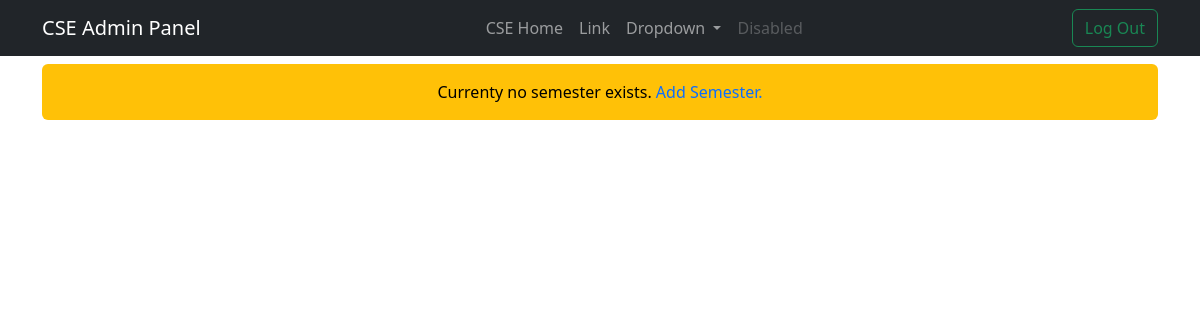
The page /dept/admin/CSE/semesters/ on the database as committed earlier.
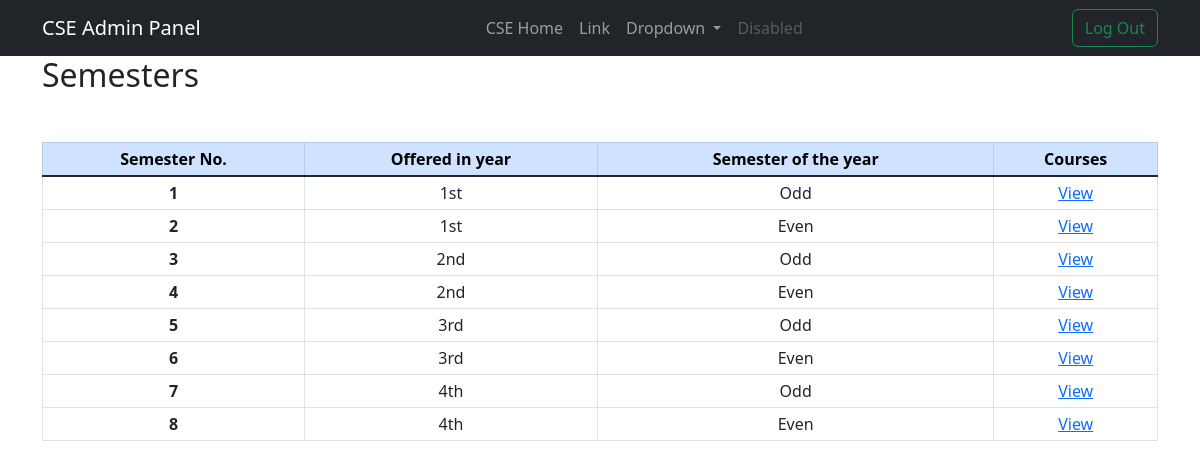
The same page on the database as committed later.
### departments/models.py (models this page shows, shortened)
class Department(models.Model):
    dept_id = models.CharField(max_length=4, unique=True)
    dept_code = models.CharField(max_length=5, unique=True, null=True, blank=True)
    dept_name = models.CharField(max_length=50)
    head = models.OneToOneField(
        "teachers.Teacher",
        on_delete=models.SET_NULL,
        null=True,
        blank=True,
        related_name="dept_head",
    )
    user = models.OneToOneField(
        User, on_delete=models.CASCADE, null=True, blank=True, related_name="dept"
    )

class Semester(models.Model):
    id = models.AutoField(primary_key=True)
    sem_no = models.IntegerField()
    year = models.CharField(max_length=4)
    year_sem = models.CharField(max_length=4)
    dept = models.ForeignKey(
        Department, on_delete=models.CASCADE, related_name="semesters"
    )
    class Meta:
        constraints = [
            models.UniqueConstraint(fields=["sem_no", "dept"], name="unique_semester")
        ]

### departments/views.py (the view, shortened to what this page needs)
# urls.py: path('admin/<str:deptId>/semesters/', views.allSemesters, name='allSemesters'),
def allSemesters(request, deptId):
    try:
        dept = Department.objects.get(dept_id=deptId)
        semesters = dept.semesters.all()
        return render(request, 'departments/allSemester.html', {
            'dept': dept,
            'semesters': semesters,
            'isLogged': request.user == dept.user,
        })
    except Department.DoesNotExist:
        return HttpResponseNotFound('<h1>Page not found</h1>')

### departments/templates/departments/allSemester.html (shortened to what this page needs)
{% extends 'departments/admin.html' %}
{% block content %}
<div class="container">
    {% if semesters %}
    <h2 class="mb-5">Semesters</h2>
    <table class="table table-bordered table-sm text-center table-hover">
        <thead class="table-primary">
            <tr>
                <th scope="col">Semester No.</th>
                <th scope="col">Offered in year</th>
                <th scope="col">Semester of the year</th>
                <th scope="col">Courses</th>
            </tr>
        </thead>
        <tbody class="table-group-divider">
            {% for s in semesters %}
            <tr id="{{s.id}}">
                <th scope="row">{{s.sem_no}}</th>
                <td>{{s.year}}</td>
                <td>{{s.year_sem}}</td>
                <td><a href="#">View</a></td>
            </tr>
            {% endfor %}
        </tbody>
    </table>
    {% else %}
    <div class="text-bg-warning p-3 mt-2 rounded text-center" id="no-semester">Currenty no semester exists.
        <a href="#" data-bs-toggle="modal" data-bs-target="#confirmation"
            class="link-offset-2 link-offset-3-hover link-underline link-underline-opacity-0 link-underline-opacity-75-hover">Add Semester.</a>
    </div>
    {% endif %}
</div>
{%endblock%}

### departments/templates/departments/admin.html (shortened to what this page needs)
<!DOCTYPE html>
<html lang="en">
<head>
    <link href="https://cdn.jsdelivr.net/npm/bootstrap@5.3.0-alpha3/dist/css/bootstrap.min.css" rel="stylesheet"
>
</head>
<body>
    <nav class="navbar navbar-expand-md bg-dark" data-bs-theme="dark">
        <div class="container">
            <a class="navbar-brand flex-grow-1" href="{% url 'dept:admin' dept.dept_id %}">{{dept.dept_id}} Admin
                Panel</a>
            <div class="collapse navbar-collapse" id="navbarSupportedContent">
                <ul class="navbar-nav me-auto mb-2 mb-lg-0">
                    <li class="nav-item">
                        <a class="nav-link" aria-current="page" href="{%url 'dept:home' dept.dept_id%}">{{dept.dept_id}}
                            Home</a>
                    </li>
                    <li class="nav-item">
                        <a class="nav-link" href="#">Link</a>
                    </li>
                    <li class="nav-item dropdown">
                        <a class="nav-link dropdown-toggle" href="#" role="button" data-bs-toggle="dropdown"
                            aria-expanded="false">
                            Dropdown
                        </a>
                    </li>
                    <li class="nav-item">
                        <a class="nav-link disabled">Disabled</a>
                    </li>
                </ul>
                <div class="d-flex">
                    <a href="{% url 'dept:logout' dept.dept_id %}"><button class="btn btn-outline-success">Log
                            Out</button></a>
                </div>
            </div>
        </div>
    </nav>
    {%block content%}{%endblock%}
</body>
</html>

Rows that differ between the two databases and show on the page:
added Semester: sem_no "1", year "1st", year_sem "Odd"
added Semester: sem_no "2", year "1st", year_sem "Even"
added Semester: sem_no "3", year "2nd", year_sem "Odd"
added Semester: sem_no "4", year "2nd", year_sem "Even"
added Semester: sem_no "5", year "3rd", year_sem "Odd"
added Semester: sem_no "6", year "3rd", year_sem "Even"
added Semester: sem_no "7", year "4th", year_sem "Odd"
added Semester: sem_no "8", year "4th", year_sem "Even"
Other text that changed with them:
text no longer shown: "Currenty no semester exists. Add Semester."
text now shown: "Semesters Semester No. Offered in year Semester of the year Courses"
